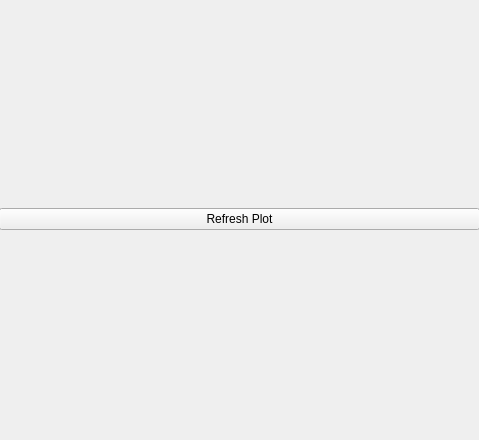
<?xml version="1.0" encoding="UTF-8"?>
<ui version="4.0">
 <class>MainWindow</class>
 <widget class="QMainWindow" name="MainWindow">
  <property name="geometry">
   <rect>
    <x>0</x>
    <y>0</y>
    <width>479</width>
    <height>440</height>
   </rect>
  </property>
  <property name="windowTitle">
   <string>MainWindow</string>
  </property>
  <widget class="QWidget" name="mainWidget">
   <widget class="QWidget" name="verticalLayoutWidget">
    <property name="geometry">
     <rect>
      <x>-1</x>
      <y>-1</y>
      <width>481</width>
      <height>441</height>
     </rect>
    </property>
    <layout class="QVBoxLayout" name="mainLayout">
     <item>
      <widget class="QPushButton" name="refreshBt">
       <property name="text">
        <string>Refresh Plot</string>
       </property>
      </widget>
     </item>
    </layout>
   </widget>
  </widget>
 </widget>
 <resources/>
 <connections/>
</ui>
